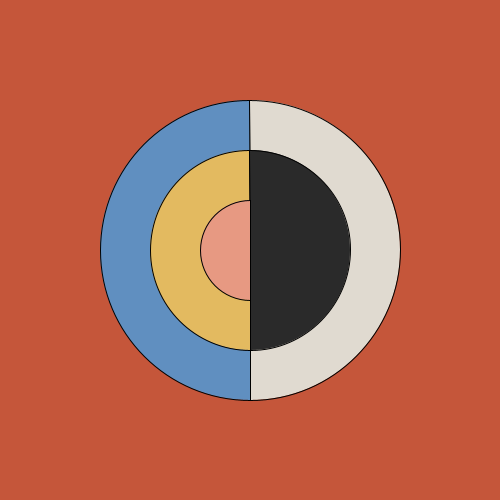
Frame 1 (no input)
Frame 60 (the mouse pressed at the canvas centre just before this capture): identical to frame 1, image omitted
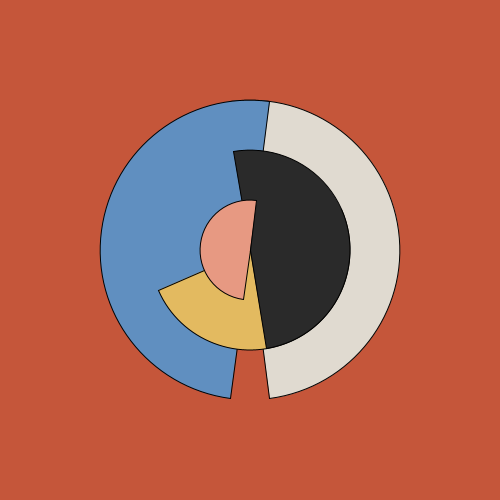
Frame 120 (the mouse held since frame 60 and released just before this capture)

The Processing sketch that drew these frames (run headless with seeded random() and noise(); from frame 60 on, the mouse is pressed at the canvas centre):

// Processing sketch: HW3_hilmaafklintV2_roo
// ── HW3_hilmaafklintV2_roo.pde
void setup (){
  size(500,500);
}

void draw () {
 background (197,86,58);
 stroke (0);
 
 //circle 1 white and blue
 
   fill (224,218,208);
  arc(width/2, height/2, 300, 300, -PI/2+ mouseX/10.0, PI/2+ mouseX/10.0, PIE);
   fill (96,143,192);
   arc(width/2, height/2, 300, 300,PI+ -PI/2+ mouseX/-10.00, PI+ PI/2+ mouseX/-10.00, PIE);

 //circle2 black and yellow
 
 fill (227,186,96);
  arc(width/2, height/2, 200, 200, PI+ -PI/2+ mouseX/-12.00, PI+ PI/2+ mouseX/-12.00, PIE);

 fill (42,42,42);
 arc(width/2, height/2, 200, 200, -PI/2+ mouseX/8.00, PI/2+ mouseX/8.00, PIE);

fill (231,153,130);
 arc(width/2, height/2, 100, 100, PI+ -PI/2+ mouseX/-10.0, PI+ PI/2+ mouseX/-10.0, PIE);
}
